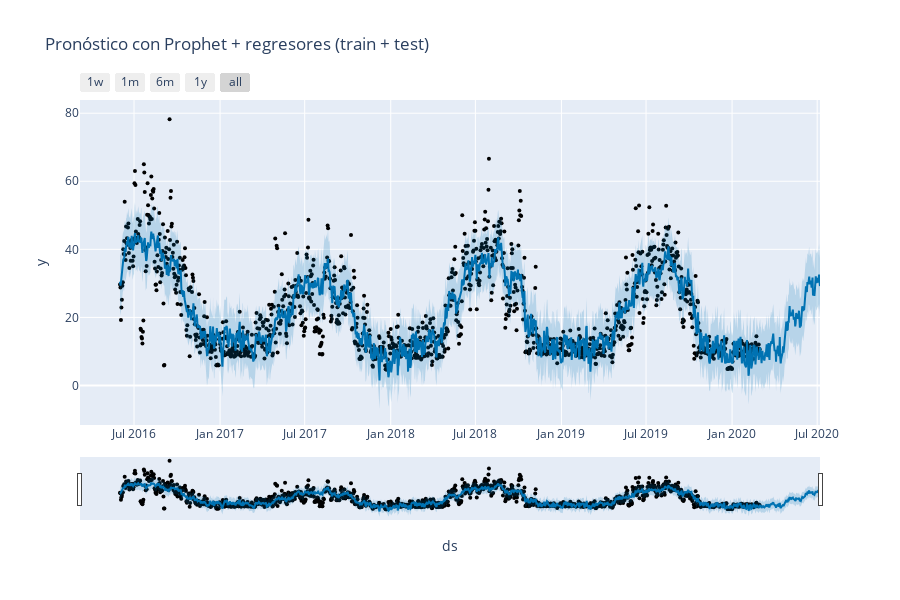
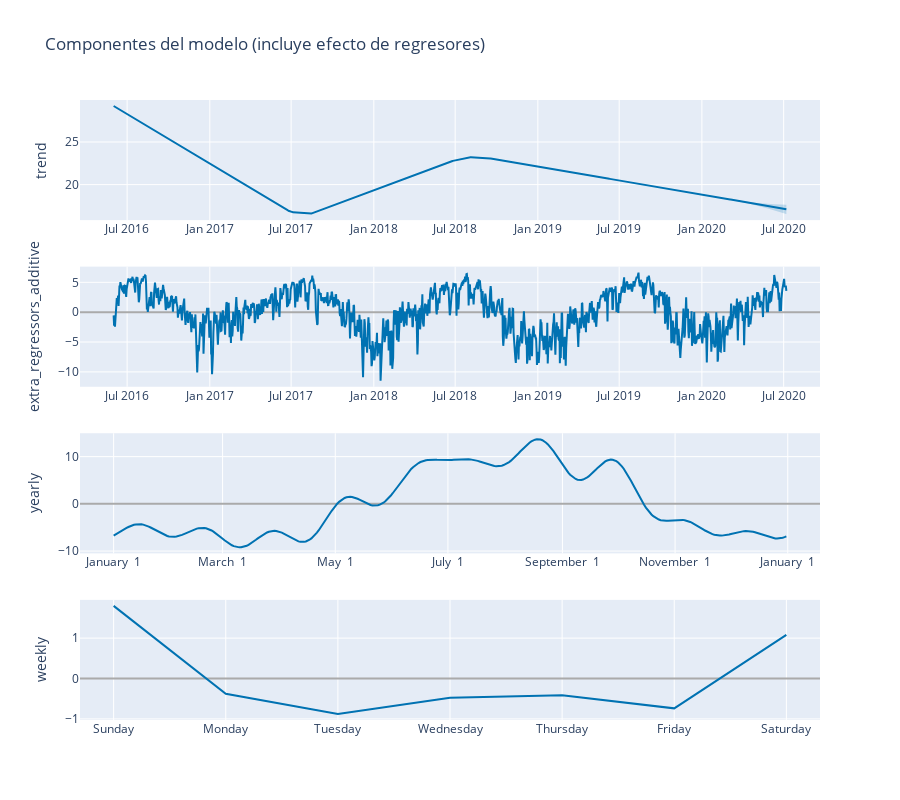

Notebook code for these charts, in order:
### Markdown cell above
**Respuesta:**

### Code cell
#CODIGO AQUI
# ===========================================
# 1.4 Incluyendo Regresores — Prophet (5 pts)
# ===========================================

import pandas as pd
import numpy as np
import matplotlib.pyplot as plt
from sklearn.metrics import mean_absolute_error
from prophet import Prophet

# Plotly opcional (si no está disponible, cae en Matplotlib)
_PLOTLY_OK = True
try:
    import plotly.io as pio
    from prophet.plot import plot_plotly, plot_components_plotly
    try:
        pio.renderers.default = "vscode"   # VS Code
    except Exception:
        pio.renderers.default = "browser"
except Exception:
    _PLOTLY_OK = False

# --- 0) Cargar datos exógenos de Frink y preparar ---
weather = pd.read_csv("datos_frink.csv")
weather["date"] = pd.to_datetime(weather["date"])
weather = weather.sort_values("date")

# Regresores seleccionados (puedes ajustar esta lista)
REGRESSORS = ["Temp_avg", "Hum_avg", "Wind_avg", "Press_avg"]
# Nos quedamos con los que efectivamente existan en el csv
REGRESSORS = [c for c in REGRESSORS if c in weather.columns]

# Merge con train / test existentes (no recargamos energia)
train_w = train.merge(weather[["date"] + REGRESSORS], on="date", how="left")
test_w  = test.merge(weather[["date"] + REGRESSORS],  on="date", how="left")

# Manejo simple de faltantes en regresores (forward/backward fill por si acaso)
train_w[REGRESSORS] = train_w[REGRESSORS].ffill().bfill()
test_w[REGRESSORS]  = test_w[REGRESSORS].ffill().bfill()

# Prophet requiere ds / y
train_exo = train_w.rename(columns={"date":"ds", "Energy_kWh":"y"}).copy()
test_exo  = test_w.rename(columns={"date":"ds", "Energy_kWh":"y"}).copy()

# --- 1) Modelo Prophet con regresores ---
m_exo = Prophet(
    yearly_seasonality=True,
    weekly_seasonality=True,
    daily_seasonality=False,
    seasonality_mode="additive"
)
for reg in REGRESSORS:
    m_exo.add_regressor(reg)

# Entrenamos SOLO con train
m_exo.fit(train_exo[["ds","y"] + REGRESSORS])

# --- 2) Predicciones coherentes en todo el rango (train + test) ---
future_all_exo = pd.concat([
    train_exo[["ds"] + REGRESSORS],
    test_exo[["ds"] + REGRESSORS]
], ignore_index=True).drop_duplicates().sort_values("ds")

forecast_all_exo = m_exo.predict(future_all_exo)

# --- 3) Métricas (MAE) en train y test ---
pred_train_exo = train_exo.merge(forecast_all_exo[["ds","yhat"]], on="ds", how="left")
pred_test_exo  = test_exo.merge( forecast_all_exo[["ds","yhat"]], on="ds", how="left")

mae_train_exo = mean_absolute_error(pred_train_exo["y"], pred_train_exo["yhat"])
mae_test_exo  = mean_absolute_error(pred_test_exo["y"],  pred_test_exo["yhat"])
print(f"[Prophet + Regresores] MAE train: {mae_train_exo:.3f} | MAE test: {mae_test_exo:.3f}")

# --- 4) Gráficos: pronóstico y componentes ---
if _PLOTLY_OK:
    fig_pred = plot_plotly(m_exo, forecast_all_exo)
    fig_pred.update_layout(title="Pronóstico con Prophet + regresores (train + test)")
    fig_pred.show()

    fig_comp = plot_components_plotly(m_exo, forecast_all_exo)
    fig_comp.update_layout(title="Componentes del modelo (incluye efecto de regresores)")
    fig_comp.show()
else:
    # Fallback Matplotlib
    plt.figure(figsize=(12,5))
    plt.plot(df["date"], df["Energy_kWh"], label="Real", alpha=0.6)
    plt.plot(forecast_all_exo["ds"], forecast_all_exo["yhat"], label="yhat (Prophet+exo)", linewidth=2)
    plt.axvline(pd.to_datetime("2020-03-01"), color="k", linestyle="--", alpha=0.7)
    plt.title("Pronóstico con Prophet + regresores (train + test)")
    plt.legend(); plt.tight_layout(); plt.show()
    _ = m_exo.plot_components(forecast_all_exo)

# --- 5) Error global (Real - Predicho) y análisis ---
error_df_exo = pd.concat([train_exo, test_exo], ignore_index=True) \
    .merge(forecast_all_exo[["ds","yhat"]], on="ds", how="left")
error_df_exo["error"] = error_df_exo["y"] - error_df_exo["yhat"]

plt.figure(figsize=(12,5))
plt.plot(error_df_exo["ds"], error_df_exo["error"])
plt.axhline(0, linestyle="--", color="black")
plt.axvline(pd.to_datetime("2020-03-01"), color="k", linestyle="--", alpha=0.7)
plt.title("Error (Real - Predicho) con Prophet + regresores")
plt.tight_layout()
plt.show()

# --- 6) Resumen limpio para tu celda Markdown ---
print("\nResumen Prophet + Regresores:")
print(f"MAE entrenamiento: {mae_train_exo:.3f}")
print(f"MAE prueba:        {mae_test_exo:.3f}")
print(f"Regresores usados: {REGRESSORS}")

### Figure 1 — Plotly figure (JSON) as saved in the notebook; plotly's stock layout.template omitted (floating-point values rounded to 4 significant figures; data arrays with more than 128 entries replaced by an {"elided": "..."} marker saying what was removed)
{"data": [{"marker": {"color": "black", "size": 4}, "mode": "markers", "name": "Actual", "type": "scatter", "x": {"elided": "1369 str values"}, "y": {"elided": "1369 float values"}}, {"hoverinfo": "skip", "line": {"width": 0}, "mode": "lines", "type": "scatter", "x": {"elided": "1498 str values"}, "y": {"elided": "1498 float values"}}, {"fill": "tonexty", "fillcolor": "rgba(0, 114, 178, 0.2)", "line": {"color": "#0072B2", "width": 2}, "mode": "lines", "name": "Predicted", "type": "scatter", "x": {"elided": "1498 str values"}, "y": {"elided": "1498 float values"}}, {"fill": "tonexty", "fillcolor": "rgba(0, 114, 178, 0.2)", "hoverinfo": "skip", "line": {"width": 0}, "mode": "lines", "type": "scatter", "x": {"elided": "1498 str values"}, "y": {"elided": "1498 float values"}}], "layout": {"height": 600, "showlegend": false, "title": {"text": "Pronóstico con Prophet + regresores (train + test)"}, "width": 900, "xaxis": {"rangeselector": {"buttons": [{"count": 7, "label": "1w", "step": "day", "stepmode": "backward"}, {"count": 1, "label": "1m", "step": "month", "stepmode": "backward"}, {"count": 6, "label": "6m", "step": "month", "stepmode": "backward"}, {"count": 1, "label": "1y", "step": "year", "stepmode": "backward"}, {"step": "all"}]}, "rangeslider": {"visible": true}, "title": {"text": "ds"}, "type": "date"}, "yaxis": {"title": {"text": "y"}}}}

### Figure 2 — Plotly figure (JSON) as saved in the notebook; plotly's stock layout.template omitted (floating-point values rounded to 4 significant figures; data arrays with more than 128 entries replaced by an {"elided": "..."} marker saying what was removed)
{"data": [{"line": {"color": "#0072B2", "width": 2}, "mode": "lines", "name": "trend", "type": "scatter", "x": {"elided": "1498 str values"}, "xaxis": "x", "y": {"elided": "1498 float values"}, "yaxis": "y"}, {"line": {"color": "rgba(0, 114, 178, 0.2)", "width": 0}, "mode": "lines", "name": "trend_upper", "type": "scatter", "x": {"elided": "1498 str values"}, "xaxis": "x", "y": {"elided": "1498 float values"}, "yaxis": "y"}, {"fill": "tonexty", "fillcolor": "rgba(0, 114, 178, 0.2)", "line": {"color": "rgba(0, 114, 178, 0.2)", "width": 0}, "mode": "lines", "name": "trend_lower", "type": "scatter", "x": {"elided": "1498 str values"}, "xaxis": "x", "y": {"elided": "1498 float values"}, "yaxis": "y"}, {"line": {"color": "#0072B2", "width": 2}, "mode": "lines", "name": "extra_regressors_additive", "type": "scatter", "x": {"elided": "1498 str values"}, "xaxis": "x2", "y": {"elided": "1498 float values"}, "yaxis": "y2"}, {"line": {"color": "#0072B2", "width": 2}, "mode": "lines", "name": "yearly", "type": "scatter", "x": {"elided": "365 str values"}, "xaxis": "x3", "y": {"elided": "365 float values"}, "yaxis": "y3"}, {"line": {"color": "#0072B2", "width": 2}, "mode": "lines", "name": "weekly", "type": "scatter", "x": ["2017-01-01T00:00:00.000000000", "2017-01-02T00:00:00.000000000", "2017-01-03T00:00:00.000000000", "2017-01-04T00:00:00.000000000", "2017-01-05T00:00:00.000000000", "2017-01-06T00:00:00.000000000", "2017-01-07T00:00:00.000000000"], "xaxis": "x4", "y": [1.798, -0.3755, -0.8777, -0.4743, -0.4122, -0.7382, 1.079], "yaxis": "y4"}], "layout": {"height": 800, "showlegend": false, "title": {"text": "Componentes del modelo (incluye efecto de regresores)"}, "width": 900, "xaxis": {"anchor": "y", "domain": [0, 1], "range": ["2016-03-18T03:36:00", "2020-09-19T20:24:00"], "type": "date"}, "xaxis2": {"anchor": "y2", "domain": [0, 1], "range": ["2016-03-18T03:36:00", "2020-09-19T20:24:00"], "type": "date"}, "xaxis3": {"anchor": "y3", "domain": [0, 1], "range": ["2016-12-13T18:54:02.958904115", "2018-01-18T11:04:57.863013581"], "tickformat": "%B %e", "type": "date"}, "xaxis4": {"anchor": "y4", "domain": [0, 1], "range": ["2016-12-31T16:48:00", "2017-01-07T07:12:00"], "tickformat": "%A", "type": "date"}, "yaxis": {"anchor": "x", "domain": [0.8063, 1], "rangemode": "normal", "title": {"text": "trend"}, "zerolinecolor": "#AAA"}, "yaxis2": {"anchor": "x2", "domain": [0.5375, 0.7312], "rangemode": "tozero", "title": {"text": "extra_regressors_additive"}, "zerolinecolor": "#AAA"}, "yaxis3": {"anchor": "x3", "domain": [0.2687, 0.4625], "title": {"text": "yearly"}, "zerolinecolor": "#AAA"}, "yaxis4": {"anchor": "x4", "domain": [0, 0.1938], "title": {"text": "weekly"}, "zerolinecolor": "#AAA"}}}
